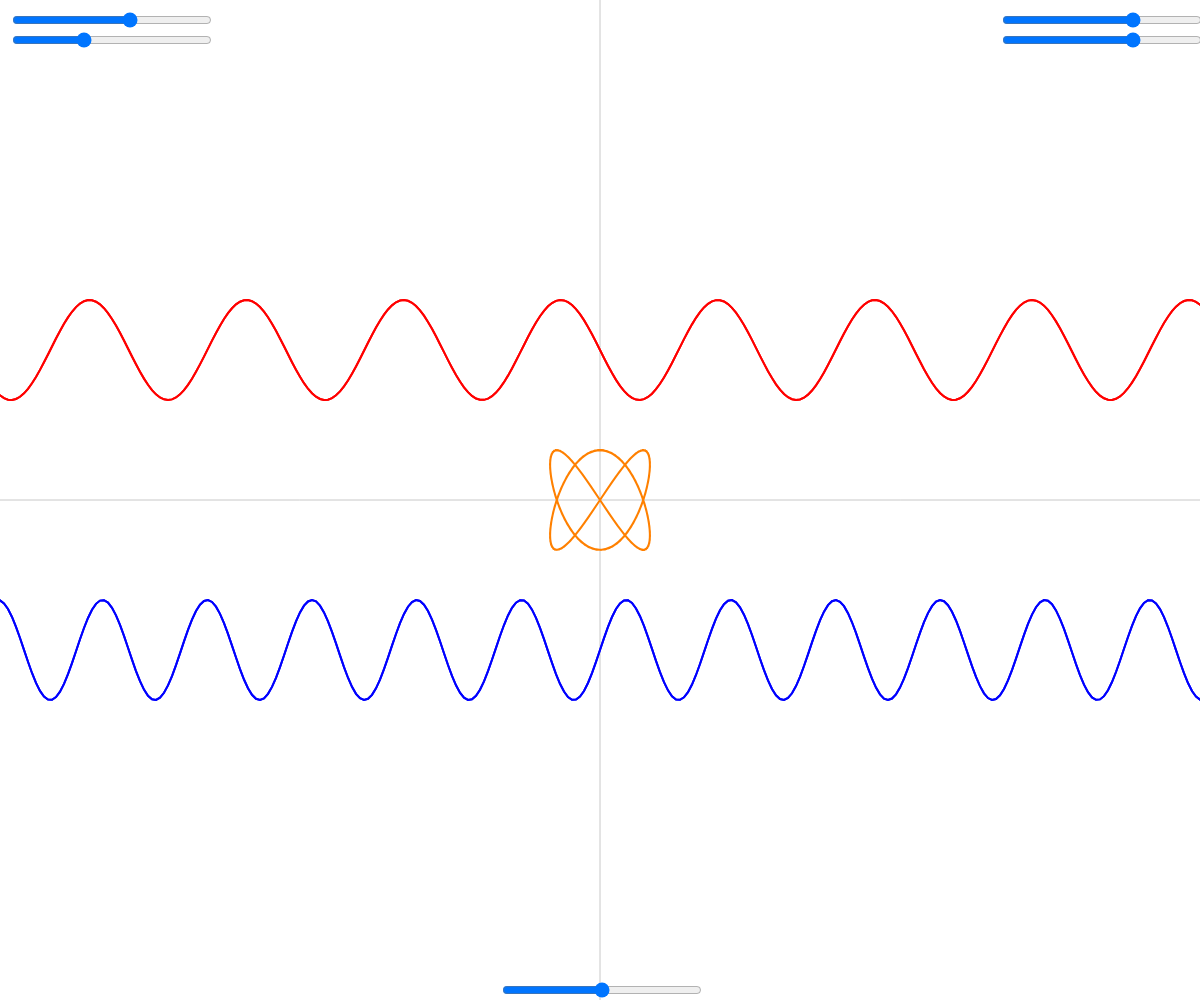
Frame 1 (no input)
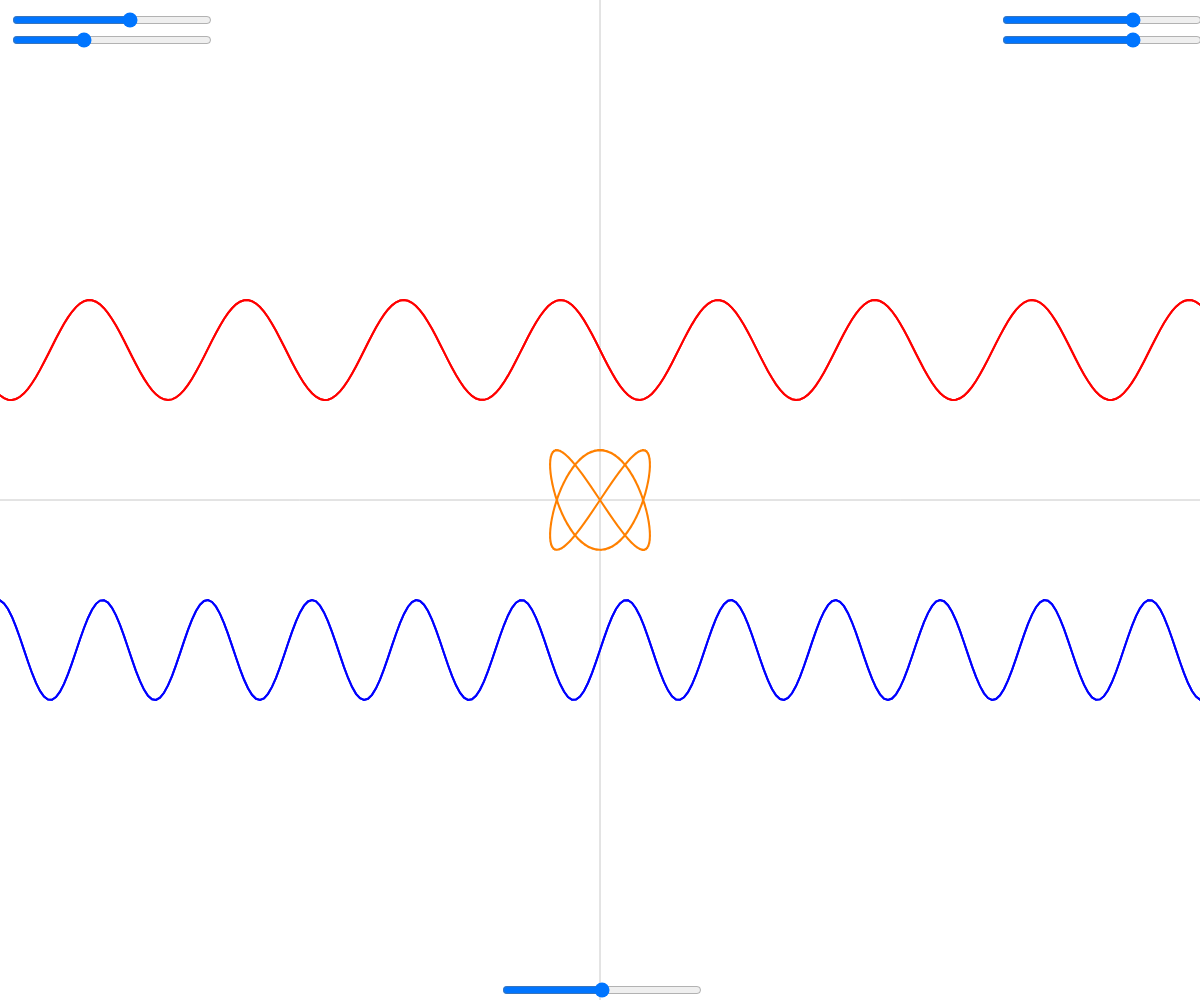
Frame 60 (no input)
Frame 120 (the mouse pressed at the canvas centre since frame 60): identical to frame 60, image omitted

The p5.js sketch that drew these frames (run headless with seeded random() and noise() and a simulated clock; from frame 60 on, the mouse is pressed at the canvas centre):

// p5.js sketch
// ── sketch.js
let slider_f1
let slider_f2
let slider_am1
let slider_am2
let slider_sf




function setup() {
	createCanvas(windowWidth, windowHeight)

	slider_f1 = createSlider(-10, 10, 2, 0.1)
	slider_f1.position(10, 10)
	slider_f1.size(200)

	slider_f2 = createSlider(-10, 10, -3, 0.1)
	slider_f2.position(10, 30)
	slider_f2.size(200)

	slider_am1 = createSlider(-3, 3, 1, 0.1)
	slider_am1.position(width-200, 10)
	slider_am1.size(200)
	
	slider_am2 = createSlider(-3, 3, 1, 0.1)
	slider_am2.position(width-200, 30)
	slider_am2.size(200)
	
	slider_sf = createSlider(-10, 10, 0, 0.1)
	slider_sf.position(width/2-100, height-20)
	slider_sf.size(200)
}

function G(x) {
	//slider
	const f1 = slider_f1.value()
	const am1 = slider_am1.value()
	const sf = slider_sf.value()

	return am1*sin(x * f1 - 0 * 0.0 + sf)
}

function H(x) {
	//slider
	const f2 = slider_f2.value()
	const am2 = slider_am2.value()

	return am2*sin(x * f2 + 0 * 0.01)
}


function draw() {
	background(255)

	// Disegno assi
	stroke(200)
	strokeWeight(1)
	line(0, height / 2, width, height / 2)
	line(width / 2, 0, width / 2, height)

	// Definizione della scala
	const mx = width/100
	const my = height/100
	const res = 300

	noFill()
	strokeWeight(2)
	
	// Traccia funzione parametrica (G, H)
	stroke(255, 128, 0)
	tracciaFP(G, H, mx, my, res)

	// Traccia funzione G
	beginShape()
	stroke(255, 0, 0)
	translate(0,-150)
	tracciaFN(G, mx, my, res)
	endShape()

	// Traccia funzione H
	beginShape()
	stroke(0, 0, 255)
	translate(0,300)
	tracciaFN(H, mx, my, res)
	endShape()

}


function tracciaFP(fnX, fnY, mx, my, res) {
	beginShape()
	for (let i = 0; i < res + 1; i++) {
		const t = map(i, 0, res, -mx, mx)
		const x = fnX(t)
		const y = fnY(t)
		const x_plot = map(x, -mx, mx, 0, width)
		const y_plot = map(y, -my, my, 0, height)
		vertex(x_plot, y_plot)
	}
	endShape()
}

function tracciaFN(fn, mx, my, res) {
	beginShape()
	for (let i = 0; i < res + 1; i++) {
		const x = map(i, 0, res, -mx, mx)
		const y = fn(x)
		const x_plot = map(x, -mx, mx, 0, width)
		const y_plot = map(y, -my, my, 0, height)
		vertex(x_plot, y_plot)
	}
	endShape()
}
